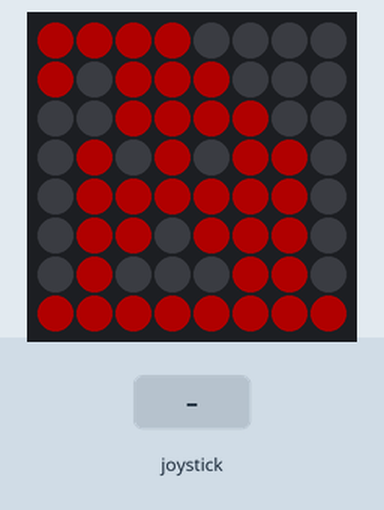
Bench run of a program on a simulated Raspberry Pi (BCM pin numbers) with a Sense HAT. Shown: the Sense HAT's 8×8 RGB LED matrix. The inputs (shaded band) are chosen by the test bench. Dim RGB values are drawn brighter than linear; random numbers come from a fixed seed; the 64×8 strip is a reading aid, not a part: it shows the text the matrix is scrolling, unrolled, one strip-width of it at a time.

Above: at 1.2 s.
1.3 s: joystick pushed up
At 1.51 s:
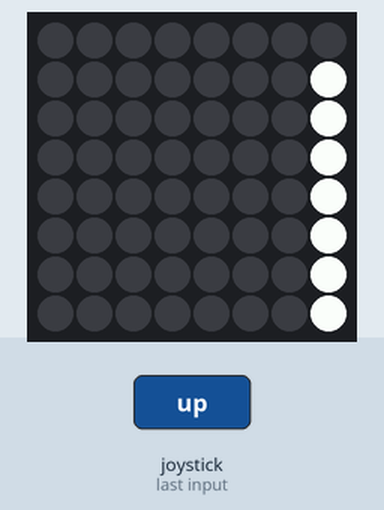
At 7.3 s:
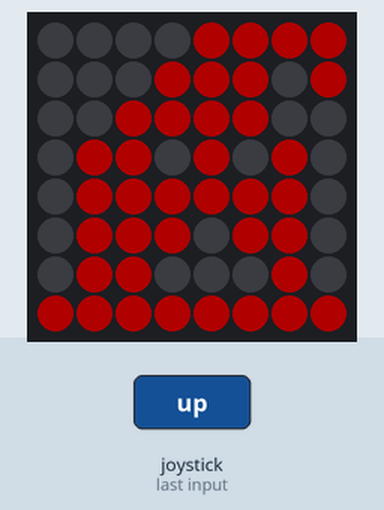

The program:

sorting_hat.py
```python
from sense_hat import SenseHat, ACTION_PRESSED, ACTION_HELD, ACTION_RELEASED
from time import *
from random import *
import hogwarts
import signal
import sys

sense = SenseHat()
sense.low_light=False

def show_house(pixels, name):
  sense.show_message("You are in "+ name, scroll_speed=0.05)
  sense.set_pixels(pixels)
  sleep(5)


def pick_a_house():
  sense.show_message("Hmm... I'm thinking!", scroll_speed=0.05)
  sense.set_pixels(hogwarts.sorting_hat)
  for x in range(1,5):
    sense.flip_h()
    sleep(0.75)

  house_number = randint(0, 3)
  if house_number == 0:
    show_house(hogwarts.gryffindor, "Gryffindor")

  if house_number == 1:
    show_house(hogwarts.slytherin, "Slytherin")

  if house_number == 2:
    show_house(hogwarts.hufflepuff, "Hufflepuff")

  if house_number == 3:
    show_house(hogwarts.ravenclaw, "Ravenclaw")

# Screen cleanup for app exit
def signal_handler(signal, frame):
    print('Exitting app')
    sense.clear()
    sys.exit()

signal.signal(signal.SIGINT, signal_handler)

while True:
  sense.set_pixels(hogwarts.sorting_hat)
  event = sense.stick.wait_for_event()
  if event.action == ACTION_RELEASED:
    pick_a_house()
```

hogwarts.py
```python
# This file defines the various Hogwarts house "shields"

# Common colors
bl = [0,0,0] # black
dg = [40,40,40] # dark gray

# Slytherin colors
sg = [42,98,61]  # slytherin green
ss = [170,170,170] # silver

# Gryffindor colors
dr = [116,0,1] # dark red
gd = [238,186,48] # gold

# Ravenclaw colors
db = [34,47,91] # dark blue
br = [148,107,45] # bronze

# Hufflepuff colors
yl = [236,185,57] # yellow
dk = [114,98,85] # darker color

# Sorting Hat
sb = [60, 30, 10] # saddlebag leather brown

slytherin = [
bl, sg, sg, bl, bl, ss, ss, bl,
sg, sg, sg, sg, ss, ss, ss, ss,
sg, sg, sg, dg, dg, dg, ss, ss,
bl, sg, dg, sg, ss, ss, ss, bl,
ss, ss, ss, dg, dg, sg, sg, sg,
bl, ss, ss, ss, sg, dg, sg, bl,
bl, ss, dg, dg, dg, sg, sg, bl,
bl, bl, ss, ss, sg, sg, bl, bl
]

gryffindor = [
bl, dr, dr, bl, bl, gd, gd, bl,
dr, dr, dr, dr, gd, gd, gd, gd,
dr, dr, dr, dg, dg, gd, gd, gd,
bl, dr, dg, dr, gd, gd, gd, bl,
gd, gd, dg, gd, dg, dg, dr, dr,
bl, gd, dg, gd, dr, dg, dr, bl,
bl, gd, dg, dg, dg, dr, dr, bl,
bl, bl, gd, gd, dr, dr, bl, bl
]

ravenclaw = [
bl, db, db, bl, bl, br, br, bl,
db, db, db, db, br, br, br, br,
db, db, dg, dg, dg, br, br, br,
bl, db, dg, db, br, dg, br, bl,
br, br, dg, dg, dg, db, db, db,
bl, br, dg, br, dg, db, db, bl,
bl, br, dg, br, db, dg, db, bl,
bl, bl, br, br, db, db, bl, bl
]

hufflepuff = [
bl, yl, yl, bl, bl, dk, dk, bl,
yl, yl, yl, yl, dk, dk, dk, dk,
yl, yl, dg, yl, dk, dg, dk, dk,
bl, yl, dg, yl, dk, dg, dk, bl,
dk, dk, dg, dg, dg, dg, yl, yl,
bl, dk, dg, dk, yl, dg, yl, bl,
bl, dk, dg, dk, yl, dg, yl, bl,
bl, bl, dk, dk, yl, yl, bl, bl
]

sorting_hat = [
sb, sb, sb, sb, bl, bl, bl, bl,
sb, bl, sb, sb, sb, bl, bl, bl,
bl, bl, sb, sb, sb, sb, bl, bl,
bl, sb, dg, sb, dg, sb, sb, bl,
bl, sb, sb, sb, sb, sb, sb, bl,
bl, sb, sb, dg, sb, sb, sb, bl,
bl, sb, dg, dg, dg, sb, sb, bl,
sb, sb, sb, sb, sb, sb, sb, sb
]
```

Measured:
- after the input at 1.3 s, the LEDs: first change after 0.15 s (image 1 shows a later state)
- what the display in image 2 shows lasts 0.8 s, from 6.7 s to 7.5 s
